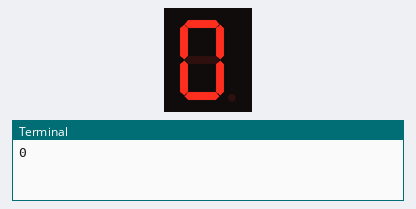
The program below on a simulated Raspberry Pi (BCM pin numbers). Shown: 1-digit seven-segment display, the last lines printed to the terminal. The segment pins are drawn as the display they are named for.

Above: at 0.1 s.
At 2.1 s:
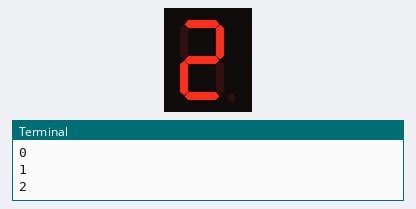
At 3.1 s:
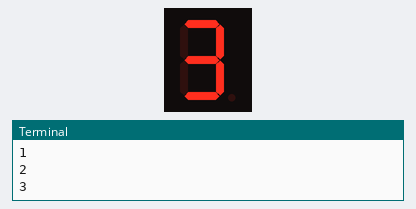
At 5.1 s:
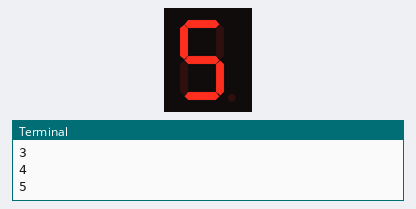
At 6.1 s:
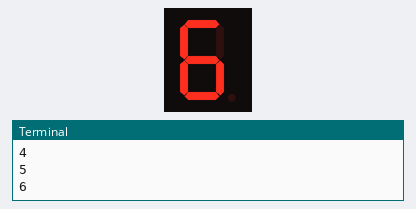
At 9.1 s:
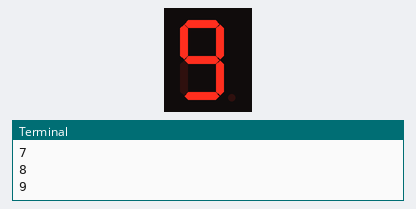

The program:

7_segment_display_interface.py
```python
import RPi.GPIO as GPIO
import time

# ------------------------------------------
#   PIN SETUP (avoiding GPIO 17 & 18)
# ------------------------------------------
SEGMENTS = {
    'A': 2,
    'B': 3,
    'C': 4,
    'D': 14,
    'E': 15,
    'F': 23,
    'G': 24
    # 'DP': 25   # only if you use decimal point
}

# Digit → segments ON
DIGIT_MAP = {
    0: ['A','B','C','D','E','F'],
    1: ['B','C'],
    2: ['A','B','G','E','D'],
    3: ['A','B','C','D','G'],
    4: ['F','G','B','C'],
    5: ['A','F','G','C','D'],
    6: ['A','F','E','D','C','G'],
    7: ['A','B','C'],
    8: ['A','B','C','D','E','F','G'],
    9: ['A','B','C','D','F','G']
}

# ------------------------------------------
#   FUNCTIONS
# ------------------------------------------
def setup_segments():
    GPIO.setmode(GPIO.BCM)
    for pin in SEGMENTS.values():
        GPIO.setup(pin, GPIO.OUT)
        GPIO.output(pin, GPIO.LOW)

def clear_display():
    for pin in SEGMENTS.values():
        GPIO.output(pin, GPIO.LOW)

def display_digit(number):
    """Show a single digit (0–9) on the 7-seg display."""
    clear_display()

    if number not in DIGIT_MAP:
        return

    for seg in DIGIT_MAP[number]:
        GPIO.output(SEGMENTS[seg], GPIO.HIGH)

# ------------------------------------------
#   MAIN PROGRAM (Thonny loop)
# ------------------------------------------
setup_segments()

try:
    while True:
        for i in range(10):
            display_digit(i)
            print(i)
            time.sleep(1)

except KeyboardInterrupt:
    clear_display()
    GPIO.cleanup()
```

Measured:
- by itself, everything shown: repeats every 10.0 s, in 10 steps
- what the display in image 0 shows lasts 1.0 s, from 0.1 s to 1.1 s
